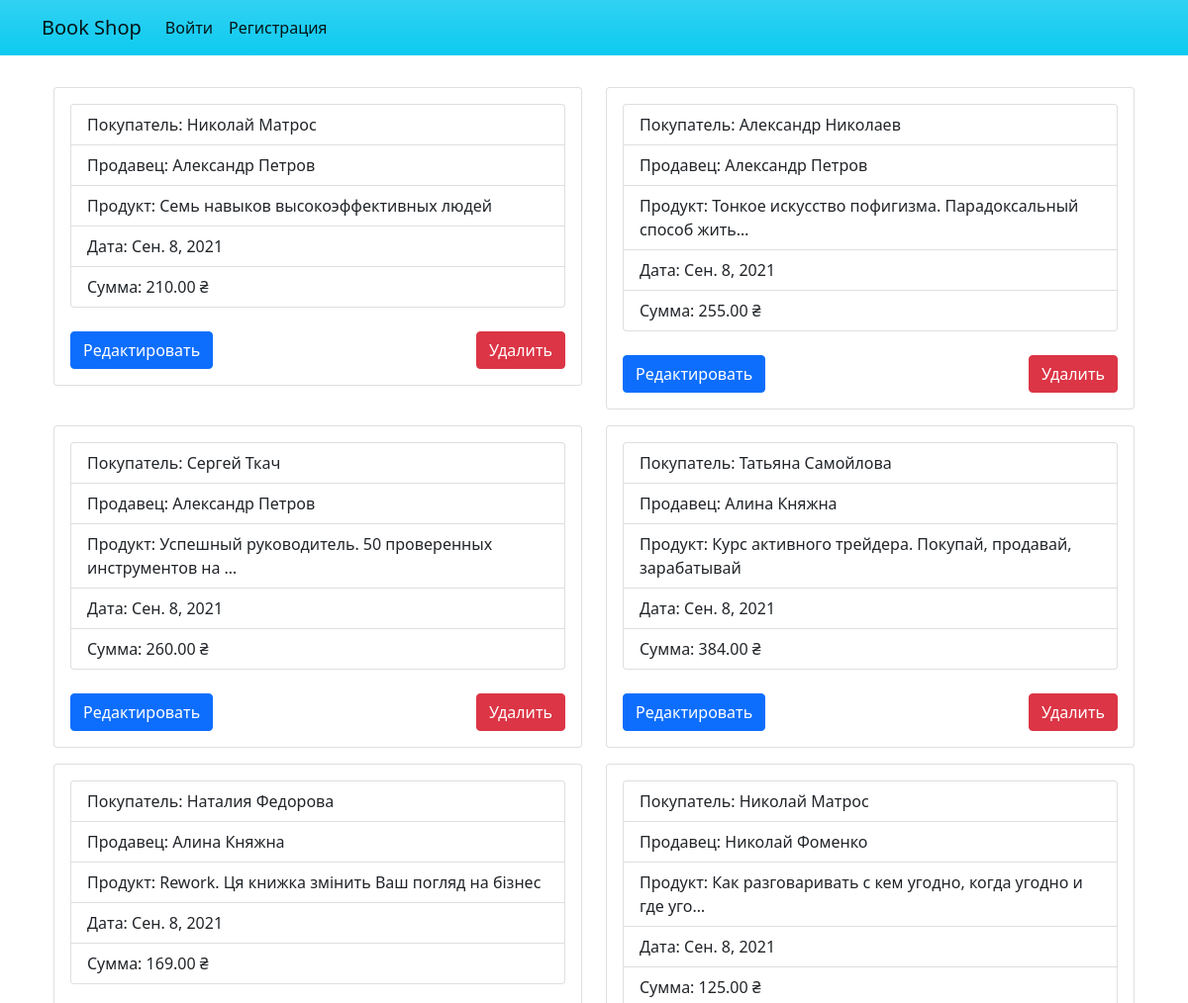
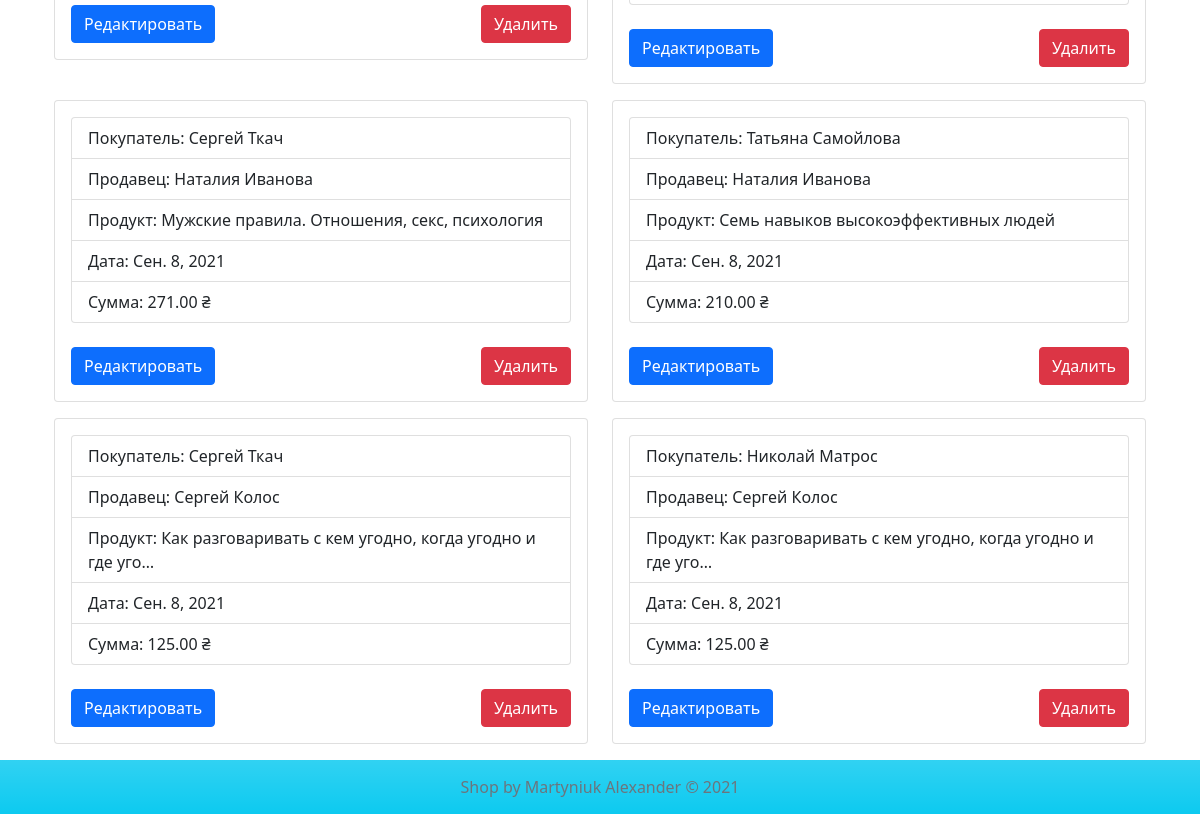
/order, run on the app's committed database (2 pictures, top to bottom).
### app/models.py (models this page shows)
class Order(models.Model):
    customer = models.ForeignKey(
        'Customer',
        on_delete=models.CASCADE,
        related_name='orders',
        related_query_name='order',
        verbose_name='Покупатель'
    )
    seller = models.ForeignKey(
        'Seller',
        on_delete=models.CASCADE,
        related_name='orders',
        related_query_name='order',
        verbose_name='Продавец'
    )
    product = models.ForeignKey(
        'Product',
        on_delete=models.CASCADE,
        related_name='orders',
        related_query_name='order',
        verbose_name='Продукт'
    )
    date = models.DateField(auto_now_add=True, verbose_name='Дата заказа')
    total = models.DecimalField(max_digits=19, decimal_places=2, default=0, verbose_name='Сумма продажи')
    class Meta:
        verbose_name = 'Заказ'
        verbose_name_plural = 'Заказы'

class Customer(models.Model):
    first_name = models.CharField(max_length=64, blank=False, verbose_name='Имя')
    last_name = models.CharField(max_length=64, blank=False, verbose_name='Фамилия')
    email = models.EmailField(max_length=64, blank=True, null=True, verbose_name='Почта')
    phone = models.CharField(max_length=32, blank=False, verbose_name='Номер телефона')
    class Meta:
        verbose_name = 'Покупатель'
        verbose_name_plural = 'Покупатели'
    def __str__(self):
        return f'{self.first_name} {self.last_name}'

class Seller(models.Model):
    POSITION_CHOICES = [
        (0, 'Продавец'),
        (1, 'Старший продавец'),
        (2, 'Руководитель отдела продаж')
    ]
    first_name = models.CharField(max_length=64, blank=False, verbose_name='Имя')
    last_name = models.CharField(max_length=64, blank=False, verbose_name='Фамилия')
    email = models.EmailField(max_length=64, blank=True, null=True, verbose_name='Почта')
    phone = models.CharField(max_length=32, blank=False, verbose_name='Номер телефона')
    date = models.DateField(blank=False, verbose_name='Дата контракта')
    position = models.IntegerField(
        blank=False,
        choices=POSITION_CHOICES,
        default=0,
        verbose_name='Должность'
    )
    class Meta:
        verbose_name = 'Продавец'
        verbose_name_plural = 'Продавцы'
    def __str__(self):
        return f'{self.first_name} {self.last_name}'

class Product(models.Model):
    name = models.CharField(max_length=64, blank=False, verbose_name='Наименование')
    description = models.TextField(blank=True, default='', verbose_name='Описание')
    image = models.ImageField(upload_to='product_images/%Y/%m/%d', verbose_name='Изображение')
    stock = models.IntegerField(blank=True, default=0, verbose_name='В наличии (шт)')
    price = models.DecimalField(max_digits=19, decimal_places=2, default=0, verbose_name='Цена')
    class Meta:
        verbose_name = 'Продукт'
        verbose_name_plural = 'Продукты'
    def __str__(self):
        return self.name

### app/views.py (the view, shortened to what this page needs)
# urls.py: path('order', order, name="order_list"),
def order(request):
    order_list = Order.objects.all()
    return render(
        request, 'site_items/order.html',
        {
            'order_list': order_list,
            'title': 'Заказы'
        }
    )

### templates/site_items/order.html (shortened to what this page needs)
{% extends 'partials/base.html' %}
{% block content %}
    <div class="container mt-3">
        <div class="row">
            {% for order in order_list %}
                <div class="col-md-6">
                    <div class="card mt-3">
                        <div class="card-body">
                            <ul class="list-group">
                                <li class="list-group-item">Покупатель: {{ order.customer }}</li>
                                <li class="list-group-item">Продавец: {{ order.seller }}</li>
                                <li class="list-group-item">Продукт: {{ order.product|truncatechars:55 }}</li>
                                <li class="list-group-item">Дата: {{ order.date }}</li>
                                <li class="list-group-item">Сумма: {{ order.total }} &#8372</li>
                            </ul>
                            <div class="d-flex justify-content-between">
                                <form action="{% url 'update_item_order' order.id %}" method="get" class="mt-4"
                                      style="">
                                    <button class="btn btn-primary">Редактировать</button>
                                </form>
                                <form action="{% url 'order_list' %}" method="post" class="mt-4">
                                    <button class="btn btn-danger">Удалить</button>
                                </form>
                            </div>
                        </div>
                    </div>
                </div>
            {% endfor %}
        </div>
    </div>
{% endblock %}

### static/style.css (style rules this page uses)
html, body { height: 100%; }
body { display: flex; flex-direction: column; }

### data on the page
Order: customer "Николай Матроc", seller "Александр Петров", product "Семь навыков высокоэффективных людей", date "Сен. 8, 2021", total "210.00"
Order: customer "Александр Николаев", seller "Александр Петров", product "Тонкое искусство пофигизма. Парадоксальный способ жить…", date "Сен. 8, 2021", total "255.00"
Order: customer "Сергей Ткач", seller "Александр Петров", product "Успешный руководитель. 50 проверенных инструментов на …", date "Сен. 8, 2021", total "260.00"
Order: customer "Татьяна Самойлова", seller "Алина Княжна", product "Курс активного трейдера. Покупай, продавай, зарабатывай", date "Сен. 8, 2021", total "384.00"
Order: customer "Наталия Федорова", seller "Алина Княжна", product "Rework. Ця книжка змінить Ваш погляд на бізнес", date "Сен. 8, 2021", total "169.00"
Order: customer "Николай Матроc", seller "Николай Фоменко", product "Как разговаривать с кем угодно, когда угодно и где уго…", date "Сен. 8, 2021", total "125.00"
Order: customer "Сергей Ткач", seller "Наталия Иванова", product "Мужские правила. Отношения, секс, психология", date "Сен. 8, 2021", total "271.00"
Order: customer "Татьяна Самойлова", seller "Наталия Иванова", product "Семь навыков высокоэффективных людей", date "Сен. 8, 2021", total "210.00"
Order: customer "Сергей Ткач", seller "Сергей Колос", product "Как разговаривать с кем угодно, когда угодно и где уго…", date "Сен. 8, 2021", total "125.00"
Order: customer "Николай Матроc", seller "Сергей Колос", product "Как разговаривать с кем угодно, когда угодно и где уго…", date "Сен. 8, 2021", total "125.00"
